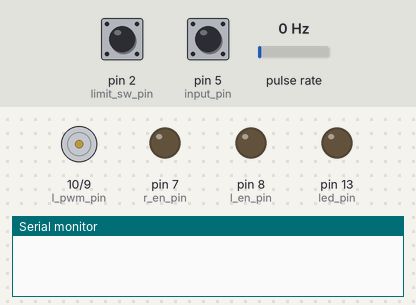
The sketch below on a simulated Arduino Uno, built with avr-gcc and run on an emulated ATmega328P. Shown: motor-driver pin pairs drawn as motors (green arrow = first pin HIGH = forward, orange = second pin HIGH = backward, longer = more drive), output pins drawn as LEDs (lit = HIGH), the last lines printed to the serial monitor. Wiring (inferred from the names in the program): pulse sensor: data pin 3. Dashed ring = blinking. Inputs (shaded band) come from the test bench; at power-on: pin 2 (limit_sw_pin) HIGH, pin 5 (input_pin) HIGH, pulse rate 0 Hz.

Above: at 0.8 s.
0.9 s: pin 2 (limit_sw_pin) pulled LOW for 3.2 s
At 3.45 s:
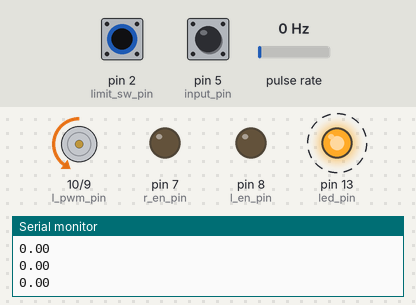
5.6 s: pin 5 (input_pin) pulled LOW for 0.15 s
At 5.85 s:
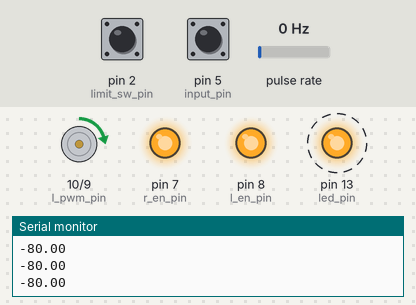
8.6 s: pulse rate (sensor on pin 3) set to 50 Hz
At 11.26 s:
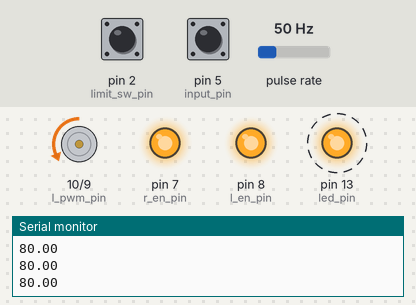
11.6 s: pin 5 (input_pin) pulled LOW for 1 s
At 13.06 s:
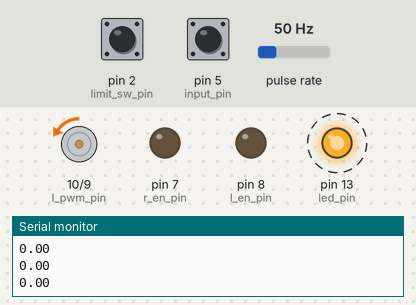
14.7 s: pin 5 (input_pin) pulled LOW for 0.15 s
At 17.1 s:
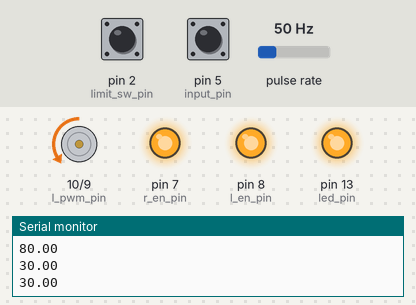
17.7 s: pin 2 (limit_sw_pin) pulled LOW for 0.15 s
At 17.86 s:
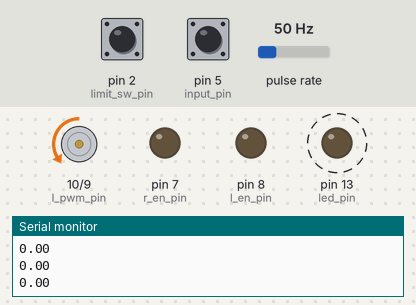
Timing chart, 0 to 21.7 s (numbered marks = the images above; inputs shaded):
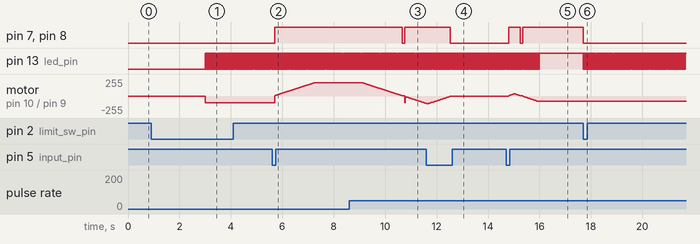

Measured:
- after the input at 0.9 s, pin 7 (r_en_pin), pin 8 (l_en_pin): stays LOW (without the input it goes to HIGH after 2.1 s); pin 13 (led_pin): alternates HIGH for 0.02 s and LOW for 0.02 s, starting after 2.1 s
- after the input at 5.6 s, pin 7 (r_en_pin), pin 8 (l_en_pin): LOW → HIGH after 0.10 s; motor on pin 10 (l_pwm_pin) / pin 9 (r_pwm_pin): moves from backward 100/255 to forward 200/255 over 1.5 s, starting after 0.10 s
- after the input at 8.6 s, pin 7 (r_en_pin), pin 8 (l_en_pin): HIGH → LOW after 2.1 s, → HIGH 0.10 s later
- after the input at 11.6 s, pin 7 (r_en_pin), pin 8 (l_en_pin): HIGH → LOW after 0.94 s
- after the input at 14.7 s, pin 7 (r_en_pin), pin 8 (l_en_pin): LOW → HIGH after 0.10 s, → LOW 0.46 s later, → HIGH 0.10 s later; pin 13 (led_pin): goes on until 16.0 s, then stays HIGH
- after the input at 17.7 s, pin 7 (r_en_pin), pin 8 (l_en_pin): HIGH → LOW at once; pin 13 (led_pin): alternates HIGH for 0.02 s and LOW for 0.02 s, starting at once

The sketch:

main.ino
```cpp
#define door_idle 0
#define door_active 1

const int led_pin = 13;
const int r_en_pin = 7;
const int l_en_pin = 8;
const int r_pwm_pin = 9;
const int l_pwm_pin = 10;
const int encoder_pin = 3;
const int limit_sw_pin = 2;
const int input_pin = 5;

uint8_t door_mode = door_idle;
uint8_t door_seq;
float position = 0;
float position_ref = 0;

float speed = 0;
float speed_ref = 0;
float speed_ref_2 = 0;

float kp_position = 5;
float kp_speed = 10, ki_speed = 1;

float error_position = 0;
float error_speed = 0, error_sum_speed = 0;

float motor_power = 0;

uint8_t val_limit = 0;
uint8_t val_input = 0;

uint32_t t0, t1, t2;
uint32_t prev_time_encoder;

void setup()
{

  delay(3000);
  TCCR1B = TCCR1B & (0b11111000 | 0x01); // pwm freq 16kHz

  pinMode(led_pin, OUTPUT);
  pinMode(r_en_pin, OUTPUT);
  pinMode(l_en_pin, OUTPUT);
  pinMode(r_pwm_pin, OUTPUT);
  pinMode(l_pwm_pin, OUTPUT);

  pinMode(encoder_pin, INPUT_PULLUP);
  pinMode(limit_sw_pin, INPUT_PULLUP);
  pinMode(input_pin, INPUT_PULLUP);

  Serial.begin(115200);

  attachInterrupt(digitalPinToInterrupt(encoder_pin), encoder_handle, CHANGE);

  motor_drive(40);
  while (digitalRead(limit_sw_pin))
    delay(1);
  motor_drive(0);
  position = 0;
}

void loop()
{
  if (millis() < t0)
  {
    t0 = 0;
    t1 = 0;
    t2 = 0;
    prev_time_encoder = 0;
  }
  t0 = millis();

  // position control loop 50 Hz
  if (t0 - t1 >= 20)
  {
    t1 = t0;
    static int toggle;
    toggle = !toggle;
    digitalWrite(led_pin, toggle);

    Serial.print(speed_ref);

    Serial.print("\n");

    val_input = (val_input << 1) | (0x01 & digitalRead(input_pin));

    if (!digitalRead(limit_sw_pin))
    {
      position = 0;
    }

    if (val_input == 0xF0)
    {
      speed_ref = -80;
      door_seq = 1;
    }

    switch (door_seq)
    {
    case 0:
      if (val_input == 0xF0)
      {
        door_seq++;
        speed_ref = -80;
      }
      break;
    case 1:
      if (position < -50)
      {
        speed_ref = 0;
        if (abs(speed_ref - speed_ref_2) < 2)
        {
          speed_ref = 80;
          door_seq++;
        }
      }

      break;
    case 2:
      if (position > -15)
      {
        speed_ref = 30;
        if (abs(speed_ref - speed_ref_2) < 2)
        {
          door_seq++;
        }
      }

      break;
    case 3:

      while (digitalRead(limit_sw_pin))
        delay(1);
      motor_drive(0);
      speed_ref = 0;
      speed_ref_2 = 0;
      door_seq = 0;
      break;
    }

    if (speed_ref_2 > speed_ref)
    {
      speed_ref_2 -= 1;
    }
    if (speed_ref_2 < speed_ref)
    {
      speed_ref_2 += 1;
    }

    motor_drive(speed_ref_2);
  }
}

void motor_drive(int val)
{
  val = constrain(val, -100, 100);
  if (abs(val) <= 2)
  {
    digitalWrite(r_en_pin, LOW);
    digitalWrite(l_en_pin, LOW);
  }
  else
  {
    digitalWrite(r_en_pin, HIGH);
    digitalWrite(l_en_pin, HIGH);

    if (val > 0)
    {
      analogWrite(l_pwm_pin, 0);
      analogWrite(r_pwm_pin, 2.5 * val);
    }
    else
    {
      analogWrite(r_pwm_pin, 0);
      analogWrite(l_pwm_pin, -2.5 * val);
    }
  }
}

void encoder_handle(void)
{
  if (!digitalRead(limit_sw_pin))
  {
    position = 0;
    speed = 0;
  }
  else
  {
    float dt = millis() - prev_time_encoder;
    if (dt >= 2) //debounce
    {
      prev_time_encoder = millis();

      //position measuring
      if (speed_ref_2 >= 2)
        position++;

      if (speed_ref_2 <= -2)
        position--;
    }
  }
}

void limit_sw_handle(void)
{
}

float lpf(float alpha, float val_in, float val_out)
{
  return val_out + alpha * (val_in - val_out);
}
```
